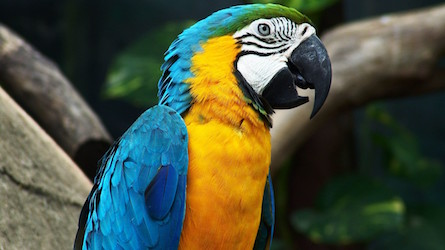
%> input picture ece4580-ComputerVision/hw9/macaw.jpg, 445 x 250 px
$ octave segmentM.m   (GNU Octave 9; MATLAB toolbox functions it lacks are replaced by stand-ins)
%> lines starting %> are read from the running program, lines starting %| are printed output that depends on the picture
### ece4580-ComputerVision/hw9/imkmeans.m
%=============================== segKmeans ===============================
%
%  function [J, K, means] = segKmeans(I, numk, iter, means)
%
%  Perform k-means segmentation on the grayscale image I.
%
%  Input:
%    I		- image I ( from |R^2 -> |R^d ).
%    numk   - The number k to use in k-means.
%    iter	- Maximum number of iterations (can stop earlier if no change).
%    means	- initial guess at means, each column is a mean value.
%             means should be provided row-wise.  [k x d matrix]
%    ncov	- covariance matrix to use in the scaling (use 1 if none).
%		      can be scalar for all means to use, or can be a unique
%		      value for each mean value.
%
%  Output:
%    J		- the segmentation map.
%    K		- the simplified image using the means and the segmentation.
%    means	- the final segmentation means.
%
%=============================== segKmeans ===============================

%
%  Name:		segKmeans.m
%
%  Author:		Patricio A. Vela, pvela@gatech.edu
%
%  Created:		2010/01/05
%  Modified:	2012/04/07
%
%=============================== segKmeans ===============================
function [J, K, means] = kmeans(I, iter, numk, means)

%--[0] Parse the input arguments, set to defaults if needed.
if (nargout == 0)		% If nothing expected, then don't bother
  return;				%   doing the computations.
end

if (nargin < 3)			% If first three not given, can't do much.
  disp('ERROR: Need at least the first three arguments');
  error('BadArgs');
end


%--[1] Prep workspace and variables.  Convert image data to vector data.
sz = size(I);
layers = 1
if length(sz) == 3
    layers = sz(3);
end
vec = reshape(I, sz(1) * sz(2), layers);
%vec = I(:);
J = zeros(sz);
%--[2] Perform k-means clustering.

if ( (nargin > 3) && ( numk == size(means,1) ) )
  % kmeans invocation goes here.  Make sure to set the optional
  % arguments properly for both iterations and initial guess.
  % Make sure to grab all that's needed for the triple output.
  [J, means] = kmeans(vec, numk, 'MaxIter', iter, 'Start', means);
else
  % let Matlab guess means.  Make sure to set the optional
  % arguments properly for iterations.
  % Make sure to grab all that's needed for the triple output.
  [J, means] = kmeans(vec, numk, 'MaxIter', iter);
end

J = reshape(J, sz(1), sz(2), 1);

%--[3] Prep additional output.  Convert cluster indices into actual
%      image data values by using the returned means.  This will
%      generate an image using only the k mean values.


if ((nargin == 3) || isempty(ncov))
  ncov = 1; 			% If no covariance, default is 1.
end

if (isscalar(ncov))		% If scalar, copy for each mean value.
  ncov = repmat(ncov, [layers, numk])';
end

means = means .* ncov;
if (nargin > 1)
  K = zeros(size(I));
  if layers == 1
    for i=1:numk
        K(J == i) = means(i);
    end
  else
    zeromask = false(1,sz(1)*sz(2));
    for i=1:numk
        mask = reshape(J == i,1,sz(1)*sz(2));
        K([mask,zeromask,zeromask]) = means(i,1);
        K([zeromask,mask,zeromask]) = means(i,2);
        K([zeromask,zeromask,mask]) = means(i,3);
    end
  end
end

end

### ece4580-ComputerVision/hw9/segmentM.m
%================================ segmentM ===============================
%
%  script segmentM
%
%
%  This is a Matlab script that will run Matlab's k-means algorithm
%  for segmenting an image.   You should select two images from the
%  homework Matlab file and perform segmentation on them. The output will
%  be used by another script of mine for visualization.  You should also
%  pick a third color image of your own.
%
%
%  This code uses some Matlab tricks to be somewhat genecleric.  First,
%  all arguments are encapsulated into a cell array.  This works as
%  follows.  The cell array belows consists of two arguments:
%
%  >> sampleCellArray = {40, 34};
%
%  that when expanded as an argument to a function, provides two
%  inputs to the function,
%
%  >> plus( sampleCellArray{:} )
%
%  The output should be the addition of the two arguments:
%
%  ans =
%
%     74
%
%  Anyhow, this function expectes the same, but the arguments are
%  consistent with what the imkmeans function expects.
%
%================================ segmentK ===============================

load('segment.mat');
picks = [1 2];

for i = 1:length(picks)
  switch (picks(i))
    case 1,
      images{i} = westin;
      iparms{i} = { 6, 5 };
    case 2,
      images{i} = fish04;
      iparms{i} = { 6, 5 };
  end
end

% Add more cases if you want to do all of the images, and change
% "picks" accordingly.

% Add your own personal case by including the code below:
% While the segmentation images above are grayscale, yours should
% be a color image file to change things up.
images{3} = imread('macaw.jpg');
iparms{3} = { 10, 6 };

for i = 1:length(images)
  [segimg{i}, K, nmeans{i}] = imkmeans(double(images{i}), iparms{i}{:});

  figure(3 * i);
  imagesc(images{i});
  axis image;
  colormap('gray');

  figure(3 * i + 1);
  imagesc(uint8(segimg{i}));
  axis image;
  colormap('default');

  figure(3 * i + 2);
  imagesc(uint8(K));
  axis image;
  colormap('gray');

  nmeans{i};
end
%> this loop made 3 passes
%> pass 1, in kmeans, `J = reshape(J, sz(1), sz(2), 1);`:
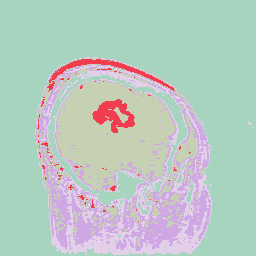
%> J: size 256x256 double; 5 distinct labels, from 1 to 5; one colour per label, 0 black
%> pass 1, `[segimg{i}, K, nmeans{i}] = imkmeans(double(images{i}), iparms{i}{:});`:
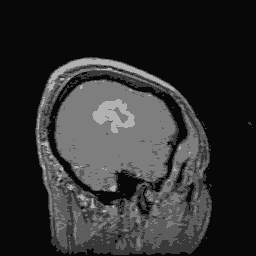
%> K: size 256x256 double; min 8.4, max 177.7, mean 47.3
%> pass 1, `colormap('default');`:
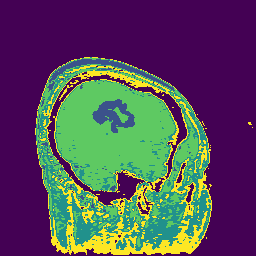
%> displayed picture: size 256x256x3, on the screen's scale of 0 to 255; mean R, G, B 85.5, 75.1, 89.8
%> pass 1, `colormap('gray');`:
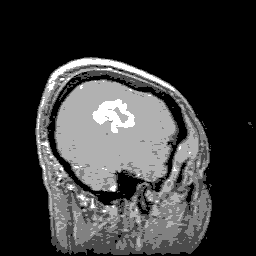
%> displayed picture: size 256x256x3, on the screen's scale of 0 to 255; min 0, max 255, mean 58.5
%> pass 2, `colormap('gray');`:
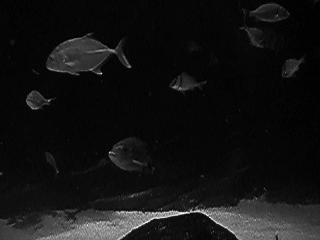
%> displayed picture: size 240x320x3, on the screen's scale of 0 to 255; min 0, max 255, mean 18.9
%> pass 2, `colormap('default');`:
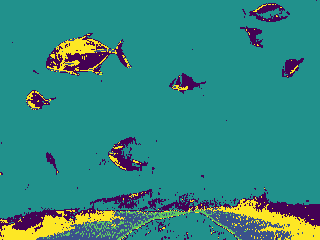
%> displayed picture: size 240x320x3, on the screen's scale of 0 to 255; mean R, G, B 49.4, 136.8, 129.4
%> pass 2, `colormap('gray');`:
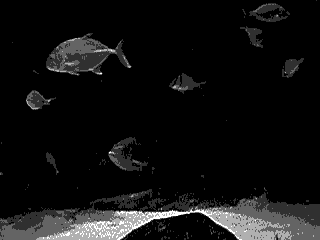
%> displayed picture: size 240x320x3, on the screen's scale of 0 to 255; min 0, max 255, mean 17.7
%> after the loop, nmeans = 3 items; segimg = 3 items

%
%================================ segmentK ===============================
